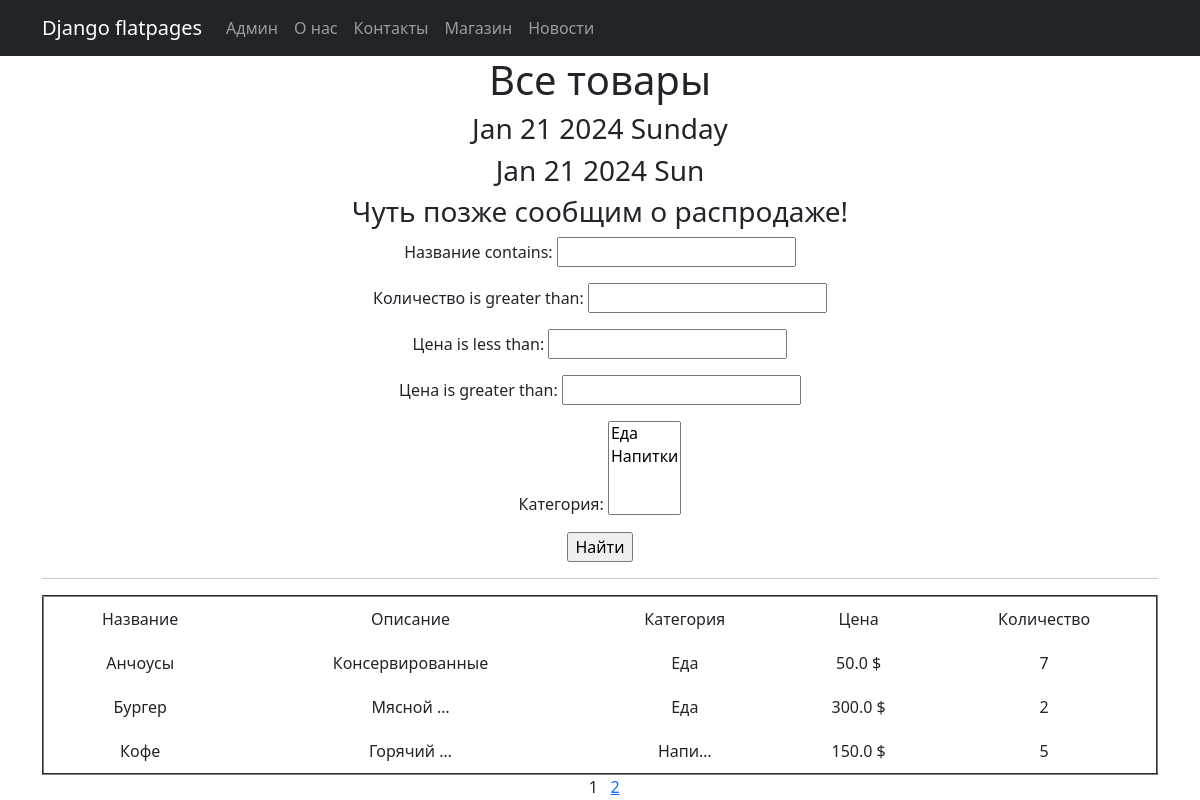
/store/products/, run on an earlier commit of the app's database.
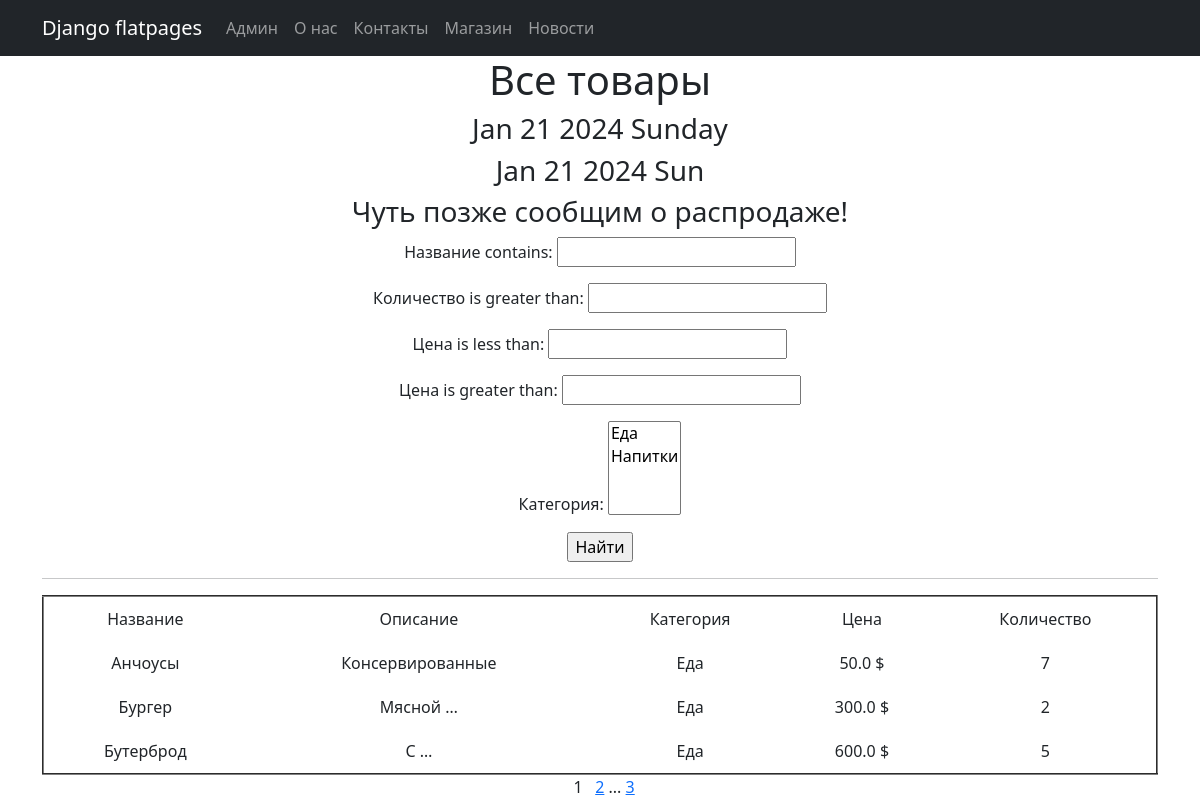
And on a later commit of the database.
### store/models.py (models this page shows, shortened)
class Product(models.Model):
    category = models.ForeignKey(to='Category', blank=True, null=True, on_delete=models.SET_NULL, related_name='products', verbose_name='Категория')
    name = models.CharField(max_length=50, unique=True, verbose_name='Название') # названия товаров не должны повторяться
    description = models.TextField(verbose_name='Описание')
    quantity = models.IntegerField(validators=[MinValueValidator(0)], verbose_name='Количество')
    price = models.FloatField(validators=[MinValueValidator(0.0)], verbose_name='Цена')
    class Meta:
        verbose_name = 'Товар'
        verbose_name_plural = 'Товар'
        ordering = ['-price']

class Category(models.Model):
    name = models.CharField(max_length=100, null=True, unique=True, verbose_name='Название')
    def __str__(self):
        return self.name
    class Meta:
        verbose_name = 'Категория'
        verbose_name_plural = 'Категории'
        ordering = ['name']

### store/views.py (the view)
# urls.py: path('products/', ProductsList.as_view(), name='products'),
class ProductsList(ListView):
    model = Product
    ordering = 'name'
    template_name = 'store/products.html'
    context_object_name = 'products'
    paginate_by = 3  # вот так мы можем указать количество записей на странице
    def get_queryset(self):
        queryset = super().get_queryset()
        self.filterset = ProductFilter(self.request.GET, queryset)
        return self.filterset.qs
    def get_context_data(self, **kwargs):
        context = super().get_context_data(**kwargs)
        context['time_now'] = datetime.utcnow()
        context['next_sale'] = None # или вставляем текст 'Распродажа в воскресенье!'
        context['filterset'] = self.filterset
        return context

### store/templatetags/custom_filters_store.py (called while the page is built)
@register.filter()
def currency(value, code='rub'):
    postfix = CURRENCIES_SYMBOLS[code]
    return f'{value} {postfix}'

### store/templatetags/custom_tags_store.py (called while the page is built)
@register.simple_tag()
def current_time(format_string='%b %d %Y'):
   return datetime.utcnow().strftime(format_string)

@register.simple_tag(takes_context=True)
def url_replace(context, **kwargs):
   d = context['request'].GET.copy()
   for k, v in kwargs.items():
       d[k] = v
   return d.urlencode()

### store/templates/store/products.html (shortened to what this page needs)
{% extends 'flatpages/default.html' %}
{% load custom_filters_store %}
{% load custom_tags_store %}
{% block content %}
    <h1>Все товары</h1>
    <h3>{{ time_now|date:'M d Y l' }}</h3>
    <h3>{% current_time '%b %d %Y %a' %}</h3>
    <h3> {{ next_sale|default_if_none:"Чуть позже сообщим о распродаже!" }} </h3>
   <form action="" method="get">
       {{ filterset.form.as_p }}
       <input type="submit" value="Найти" />
   </form>
    <hr>
    {% if products %}
        <table cellspacing="0" cellpadding="10" rules="cols" border="2" width="100%">
            <tr>
                <td>Название</td>
                <td>Описание</td>
                <td>Категория</td>
                <td>Цена</td>
                <td>Количество</td>
            </tr>
            {% for x in products %}
            <tr>
                <td>{{ x.name }}</td>
                <td>{{ x.description|truncatewords:1 }}</td>
                <td>{{ x.category.name|truncatechars:5 }}</td>
                <td>{{ x.price|currency:"usd" }}</td>
                <td>{{ x.quantity }}</td>
            </tr>
            {% endfor %}
        </table>
    {% else %}
        <h2>Товаров нет!</h2>
    {% endif %}
    &nbsp&nbsp{{ page_obj.number }}&nbsp&nbsp
    {% if page_obj.has_next %}
        <a href="?{% url_replace page=page_obj.next_page_number %}">{{ page_obj.next_page_number }}</a>
        {% if paginator.num_pages != page_obj.next_page_number %}
            ...
            <a href="?{% url_replace page=page_obj.paginator.num_pages %}">{{ page_obj.paginator.num_pages }}</a>
        {% endif %}
    {% endif %}
{% endblock content %}

### templates/flatpages/default.html (shortened to what this page needs)
<!DOCTYPE html>
<html lang="en">
    <head>
        {% load static %}
        <link href="{% static 'css/styles.css' %}" rel="stylesheet" />
    </head>
    <body>
        <nav class="navbar navbar-expand-lg navbar-dark bg-dark static-top">
            <div class="container">
                <a class="navbar-brand" href="#">Django flatpages</a>
                <div class="collapse navbar-collapse" id="navbarResponsive">
                    <ul class="navbar-nav ml-auto">
                        <li class="nav-item active">
                            <a class="nav-link" href="/admin">Админ
                            </a>
                        </li>
                        <li class="nav-item">
                            <a class="nav-link" href="/">О нас</a>
                        </li>
                        <li class="nav-item">
                            <a class="nav-link" href="/contacts/">Контакты</a>
                        </li>
                        <li class="nav-item">
                            <a class="nav-link" href="/store/products/">Магазин</a>
                        </li>
                        <li class="nav-item">
                            <a class="nav-link" href="/newsportal/posts/">Новости</a>
                        </li>
                    </ul>
                </div>
            </div>
         </nav>
        <div class="container">
            <div class="row">
                <div class="col-lg-12 text-center">
                    {% block content %}{% endblock content %}
                </div>
            </div>
         </div>
    </body>
</html>

What changed in the data, as far as the page shows it:
no longer on this page (row unchanged): Product: name "Кофе", description "Горячий …", category.name "Напи…", price "150.0 $", quantity "5"
added Product: name "Бутерброд", description "С …", category.name "Еда", price "600.0 $", quantity "5"
Also different on the page:
{{ page_obj.paginator.num_pages }}: (not shown) → "3"
